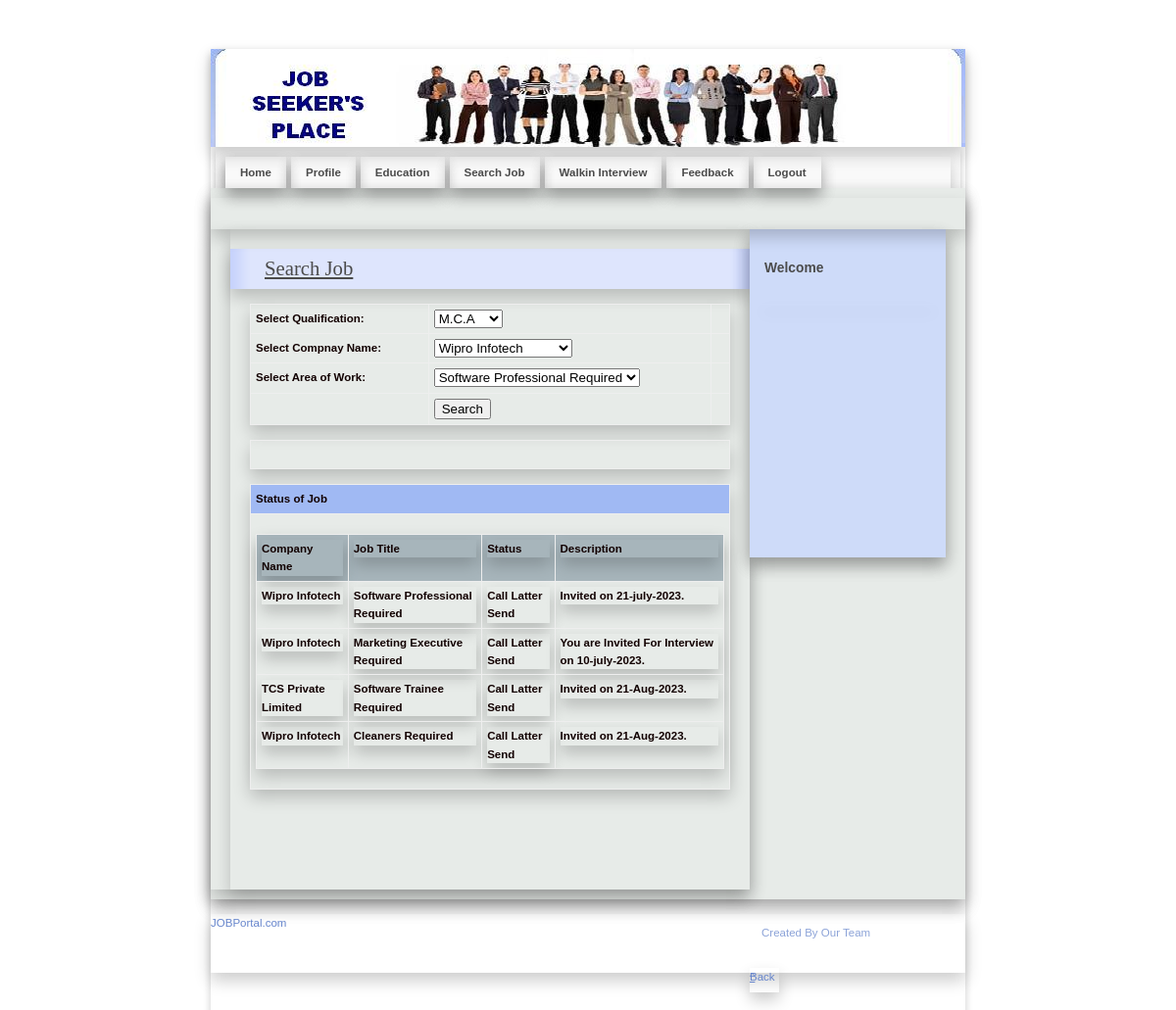
Screenshot of /JobSeeker/SearchJob.php (signed in) with the database file from the repository.
### tables this page shows
CREATE TABLE `application_master` (
  `ApplicationId` int(11) NOT NULL,
  `JobSeekId` int(11) NOT NULL,
  `JobId` int(11) NOT NULL,
  `Status` varchar(30) NOT NULL,
  `Description` varchar(200) NOT NULL
);

CREATE TABLE `job_master` (
  `JobId` int(11) NOT NULL,
  `CompanyName` varchar(20) NOT NULL,
  `JobTitle` varchar(50) NOT NULL,
  `Vacancy` int(11) NOT NULL,
  `MinQualification` varchar(50) NOT NULL,
  `Description` varchar(200) NOT NULL
);

### JobSeeker/SearchJob.php (the view, shortened to what this page needs)
<?php $con=mysqli_connect("localhost","root","","job");?>
<?php
$query_Recordset1 = "SELECT MinQualification FROM job_master";
$Recordset1 = mysqli_query( $con,$query_Recordset1) or die(mysqli_error($con));
$row_Recordset1 = mysqli_fetch_assoc($Recordset1);
$query_Recordset4 = "SELECT distinct CompanyName FROM job_master";
$Recordset4 = mysqli_query($con,$query_Recordset4) or die(mysqli_error($con));
$row_Recordset4 = mysqli_fetch_assoc($Recordset4);
$query_Recordset5 = "SELECT distinct JobTitle FROM job_master";
$Recordset5 = mysqli_query($con,$query_Recordset5) or die(mysqli_error($con));
$row_Recordset5 = mysqli_fetch_assoc($Recordset5);
?>
<!DOCTYPE html PUBLIC "-//W3C//DTD XHTML 1.0 Strict//EN" "http://www.w3.org/TR/xhtml1/DTD/xhtml1-strict.dtd">
<html xmlns="http://www.w3.org/1999/xhtml" xml:lang="cs" lang="cs">
<head>
    <link rel="stylesheet" media="screen,projection" type="text/css" href="./css/main.css" />
    <link rel="stylesheet" media="print" type="text/css" href="./css/print.css" />
    <link rel="stylesheet" media="aural" type="text/css" href="./css/aural.css" />
</head>
<body id="www-url-cz">
<div id="main" class="box">
<?php
include "Header.php"
?>
<?php
include "menu.php"
?>
    <div id="page" class="box">
    <div id="page-in" class="box">
        <div id="strip" class="box noprint">
            <p id="breadcrumbs">&nbsp;</p>
        </div>
        <div id="content">
            <div class="article">
                <h2><span><a href="#">Search Job</a></span></h2>
                <form id="form1" method="post" action="SearchJob.php">
                  <table width="100%" border="0" cellspacing="0" cellpadding="0">
                    <tr>
                      <td><strong>Select Qualification:</strong></td>
                      <td><label>
                      <select name="cmbQual" id="cmbQual">
                        <?php
do {
?>
                        <option value="<?php echo $row_Recordset1['MinQualification']?>"><?php echo $row_Recordset1['MinQualification']?></option>
                        <?php
} while ($row_Recordset1 = mysqli_fetch_assoc($Recordset1));
?>
                      </select>
                      </label></td>
                      <td><label></label></td>
                    </tr>
                    <tr>
                      <td><strong>Select Compnay Name:</strong></td>
                      <td><label>
                        <select name="cmbCompany" id="cmbCompany">
                          <?php
do {
?>
                          <option value="<?php echo $row_Recordset4['CompanyName']?>"><?php echo $row_Recordset4['CompanyName']?></option>
                          <?php
} while ($row_Recordset4 = mysqli_fetch_assoc($Recordset4));
?>
                        </select>
                      </label></td>
                      <td>&nbsp;</td>
                    </tr>
                    <tr>
                      <td><strong>Select Area of Work:</strong></td>
                      <td><label>
                        <select name="cmbArea" id="cmbArea">
                          <?php
do {
?>
                          <option value="<?php echo $row_Recordset5['JobTitle']?>"><?php echo $row_Recordset5['JobTitle']?></option>
                          <?php
} while ($row_Recordset5 = mysqli_fetch_assoc($Recordset5));
?>
                      </select>
                      </label></td>
                      <td>&nbsp;</td>
                    </tr>
                    <tr>
                      <td>&nbsp;</td>
                      <td><input type="submit" name="button" id="button" value="Search" /></td>
                      <td>&nbsp;</td>
                    </tr>
                  </table>
              </form>
                <table width="100%" border="0" cellspacing="0" cellpadding="0">
                  <tr>
                    <td width="100%">&nbsp;
                      ?></td>
                  </tr>
                </table>
                <table width="100%" border="0" cellspacing="0" cellpadding="0">
                  <tr>
                    <td bgcolor="#A0B9F3"><strong>Status of Job</strong></td>
                  </tr>
                  <tr>
                    <td><table width="100%" border="1" cellpadding="1" cellspacing="2" bordercolor="#006699" >
                      <tr>
                        <th height="32" bgcolor="#006699" class="style3"><div align="left" class="style9 style5 style2"><strong>Company Name</strong></div></th>
                        <th bgcolor="#006699" class="style3"><div align="left" class="style9 style5 style2"><strong>Job Title</strong></div></th>
                        <th bgcolor="#006699" class="style3"><div align="left" class="style9 style5 style2"><strong>Status</strong></div></th>
                         <th bgcolor="#006699" class="style3"><div align="left" class="style9 style5 style2"><strong>Description</strong></div></th>
                      </tr>
                      <?php
$con = mysqli_connect("localhost","root","","job");
$sql = "SELECT job_master.JobId, job_master.CompanyName, job_master.JobTitle, application_master.Status, application_master.JobSeekId, application_master.Description
FROM application_master, job_master
WHERE application_master.JobId=job_master.JobId and application_master.JobSeekId='".$_SESSION['ID']."'";
$result = mysqli_query($con,$sql);
while($row = mysqli_fetch_array($result))
{
$CompanyName=$row['CompanyName'];
$JobTitle=$row['JobTitle'];
$Status=$row['Status'];
$Description=$row['Description'];
?>
                      <tr>
                        <td class="style3"><div align="left" class="style9 style5"><strong><?php echo $CompanyName;?></strong></div></td>
                        <td class="style3"><div align="left" class="style9 style5"><strong><?php echo $JobTitle;?></strong></div></td>
                         <td class="style3"><div align="left" class="style9 style5"><strong><?php echo $Status;?></strong></div></td>
                         <td class="style3"><div align="left" class="style9 style5"><strong><?php echo $Description;?></strong></div></td>
                      </tr>
                      <?php
}
?>
                    </table></td>
                  </tr>
                </table>
                <p>&nbsp;</p>
                <p class="btn-more box noprint">&nbsp;</p>
          </div>
        </div>
<?php
include "right.php"
?>
    </div>
    </div>
<?php
include "footer.php"
?>
</div>
</body>
</html>

### JobSeeker/css/main.css (style rules this page uses)
* { min-height: 1px; }
body { border: 0; margin: 0; padding: 0; background: #ffffff; font: 72%/160% "verdana", sans-serif; color: #120101; _text-align: center; }
a { color: #4b4b4b; }
p { border: 0; margin: 15px 0; padding: 0; }
div { display: block; border: 0; margin: 0; padding: 0; box-shadow: 0 8px 16px 0 rgba(0, 0, 0, 0.2); }
h1, h2, h3, h4, h5 { border: 0; margin: 15px 0 10px 0; padding: 0; font-weight: bold; }
h2 { font-size: 180%; line-height: 100%; font-family: "georgia", serif; font-weight: normal; }
table { display: table; border-collapse: collapse; margin: 15px 0; padding: 0; border: 1px solid rgb(238, 95, 95); font-size: 100%; box-shadow: 0 8px 16px 0 rgba(0, 0, 0, 0.2); }
tr { display: table-row; }
th, td { display: table-cell; border: 1px solid rgb(238, 238, 238); margin: 0; padding: 5px; vertical-align: top; text-align: left; }
th { background: rgba(81, 110, 128, 0.43); text-align: center; columns: #120101; font-weight: bold; }
form { border: 0; margin: 0; padding: 0; }
a, img, span { border: 0; margin: 0; padding: 0; }
strong, .strong { font-weight: bold; }
.box { min-height: 1px; _height: 1px; }
.box:after { content: "."; display: block; line-height: 0px; font-size: 0px; visibility: hidden; clear: both; }
#main { width: 770px; margin: 50px auto 0 auto; _text-align: left; box-shadow: 0 4px 8px 0 rgba(0, 0, 0, 0.2); }
#page { width: 770px; min-height: 1px; background: #e7ebe8; _height: 1px; box-shadow: 0 8px 16px 0 rgba(0, 0, 0, 0.2); }
#page-in { min-height: 1px; padding: 10px 0; _height: 1px; box-shadow: 0 8px 16px 0 rgba(0, 0, 0, 0.2); }
#strip { position: relative; clear: both; padding: 3px 20px 10px 20px; color: #7a807c; }
#strip p { margin: 0; }
#strip #breadcrumbs { width: 520px; margin: 0; padding: 0; }
#content { float: left; width: 530px; _width: 550px; margin: 0; padding: 0 0 0 20px; }
#content .article { clear: both; margin: 0; padding: 20px; }
#content .article h2 { margin: 0 -20px; padding: 10px; background: #dee5fd url("../design/content_title_bg.gif") 0 0 repeat-y; color: #4b4b4b; box-shadow: 0 8px 16px 0 rgba(0, 0, 0, 0.2); }
#content .article h2 span { padding-left: 25px; }
#content .article p { text-align: justify; }
#content .btn-more { margin: 0 0 15px 0; padding: 0; border: 0; position: relative; }

### JobSeeker/css/print.css (style rules this page uses)
body { border:0; margin:0; padding:0; font-size:12pt }
a { color:#000; text-decoration:none; }
h1, h2, h3 { page-break-after:avoid; page-break-inside:avoid; }
table { border-collapse: collapse; border-width:1px; border-style:solid; }
th, td { display:table-cell; border-width:1px; border-style:solid; }
.noprint { display:none; }

### JobSeeker/css/aural.css (style rules this page uses)
body { voice-family:paul,male; volume:loud; speech-rate:slow; richness:90; stress:20; }
h1, h2, h3, h4, h5 { cue-before:url("ping.au"); }
p, table { pause:50ms; }
strong { pitch:medium; pitch-range:60; stress:90; richness:90; }

### JobSeeker/SearchJob.php (style rules this page uses)
.style2 { font-weight: bold }
.style3 { font-weight: bold }

### rows the page displays
application_master: JobId.CompanyName "Wipro Infotech", JobId.JobTitle "Software Professional Required", Status "Call Latter Send", Description "Invited on 21-july-2023."
application_master: JobId.CompanyName "Wipro Infotech", JobId.JobTitle "Marketing Executive Required", Status "Call Latter Send", Description "You are Invited For Interview on 10-july-2023."
application_master: JobId.CompanyName "TCS Private Limited", JobId.JobTitle "Software Trainee Required", Status "Call Latter Send", Description "Invited on 21-Aug-2023."
application_master: JobId.CompanyName "Wipro Infotech", JobId.JobTitle "Cleaners Required", Status "Call Latter Send", Description "Invited on 21-Aug-2023."

### other values shown
form field cmbQual "M.C.A"
form field cmbCompany "Wipro Infotech"
form field cmbArea "Software Professional Required"
